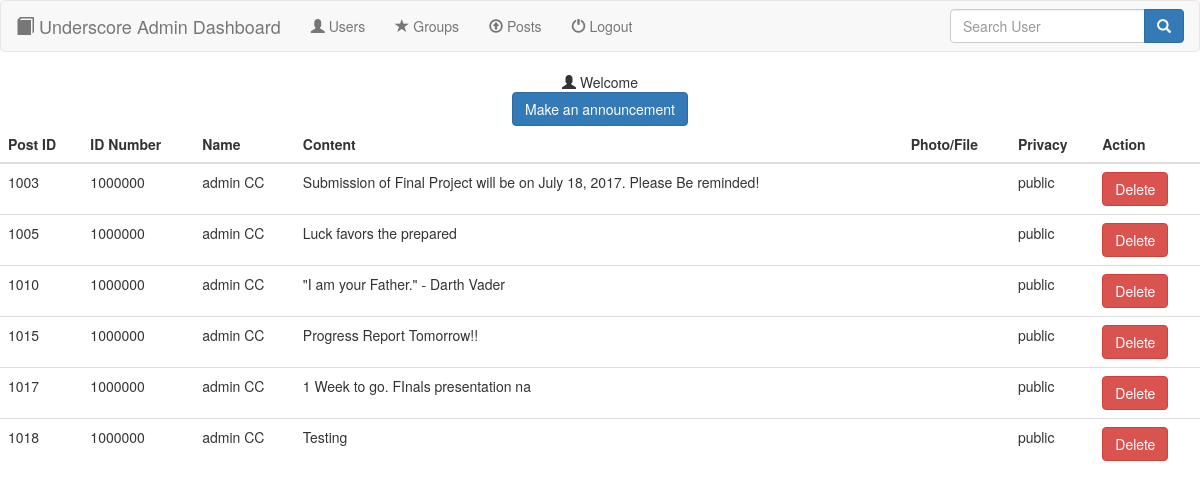
/posts.php, run on the app's committed database.
### tables this page shows
CREATE TABLE `posts` (
  `postID` int(11) NOT NULL,
  `idno` int(11) NOT NULL,
  `content` varchar(140) NOT NULL,
  `file` longblob,
  `privacy` varchar(10) NOT NULL
);

CREATE TABLE `users` (
  `idno` int(11) NOT NULL,
  `email` varchar(50) NOT NULL,
  `password` varchar(25) NOT NULL,
  `firstname` varchar(20) NOT NULL,
  `lastname` varchar(20) NOT NULL,
  `userType` varchar(10) NOT NULL,
  `status` varchar(10) NOT NULL
);

### posts.php (the view, shortened to what this page needs)
<?php
  include('database.php');
 ?>
 <!DOCTYPE html>
 <html>
   <head>
     <link rel="stylesheet" href="bootstrap-3.3.7-dist\css\bootstrap.min.css">
   </head>
   <body>
     <?php include('navbar.php');
      $adminname = $_SESSION['firstname'] . " " . $_SESSION['lastname'];
      ?>
     <div class="container-fluid" align="center">
       <span class="glyphicon glyphicon-user"></span> Welcome <?php echo $adminname; ?><br>
       <a href="announcement.php" class="btn btn-primary">Make an announcement</a>
     </div>
     <table class="table table-hover">
       <thead>
         <th>Post ID</th>
         <th>ID Number</th>
         <th>Name</th>
         <th>Content</th>
         <th>Photo/File</th>
         <th>Privacy</th>
         <th>Action</th>
       </thead>
       <?php
         $sql = "SELECT * FROM posts JOIN users ON users.idno=posts.idno ORDER BY postID";
         $result = mysqli_query($conn, $sql);
         $rows = mysqli_fetch_array($result, MYSQLI_ASSOC);
         do {?>
           <tr>
             <td><?php echo $rows['postID']; ?></td>
             <td><?php echo $rows['idno']; ?></td>
             <td><?php echo $rows['firstname'] . " " . $rows['lastname']; ?></td>
             <td><?php echo $rows['content']; ?></td>
             <td><?php echo $rows['file']; ?></td>
             <td><?php echo $rows['privacy']; ?></td>
             <form action="deletePost.php" method="POST">
               <td>
                 <button type="submit" name="delete_post" class="btn btn-danger">Delete</button>
               </td>
             </form>
           </tr>
         <?php } while ($rows = mysqli_fetch_assoc($result));
        ?>
     </table>
   </body>
  </html>

### navbar.php
<nav class="navbar navbar-default">
  <div class="container-fluid">
    <div class="navbar-header">
      <a href="index.php" class="navbar-brand">
        <span class="glyphicon glyphicon-book"></span> Underscore Admin Dashboard
      </a>
    </div>
    <ul class="nav navbar-nav">
      <li><a href="users.php"><span class="glyphicon glyphicon-user"></span> Users</a></li>
      <li><a href="groups.php"><span class="glyphicon glyphicon-star"></span> Groups</a></li>
      <li><a href="posts.php"><span class="glyphicon glyphicon-upload"></span> Posts</a></li>
      <li><a href="logout.php"><span class="glyphicon glyphicon-off"></span> Logout</a></li>
    </ul>
    <form class="navbar-form navbar-right" action="search.php" method="post" enctype="multipart/form-data">
      <div class="input-group">
        <input type="search" class="form-control" placeholder="Search User" name="search_class" required>
        <div class="input-group-btn">
          <button class="btn btn-primary">
            <span class="glyphicon glyphicon-search"></span>
          </button>
        </div>
      </div>
    </form>
  </div>
</nav>

### data on the page
posts: postID "1003", users.idno "1000000", users.firstname "admin", users.lastname "CC", content "Submission of Final Project will be on July 18, 2017. Please Be reminded!", privacy "public"
posts: postID "1005", users.idno "1000000", users.firstname "admin", users.lastname "CC", content "Luck favors the prepared", privacy "public"
posts: postID "1010", users.idno "1000000", users.firstname "admin", users.lastname "CC", content "\"I am your Father.\" - Darth Vader", privacy "public"
posts: postID "1015", users.idno "1000000", users.firstname "admin", users.lastname "CC", content "Progress Report Tomorrow!!", privacy "public"
posts: postID "1017", users.idno "1000000", users.firstname "admin", users.lastname "CC", content "1 Week to go. FInals presentation na", privacy "public"
posts: postID "1018", users.idno "1000000", users.firstname "admin", users.lastname "CC", content "Testing", privacy "public"
